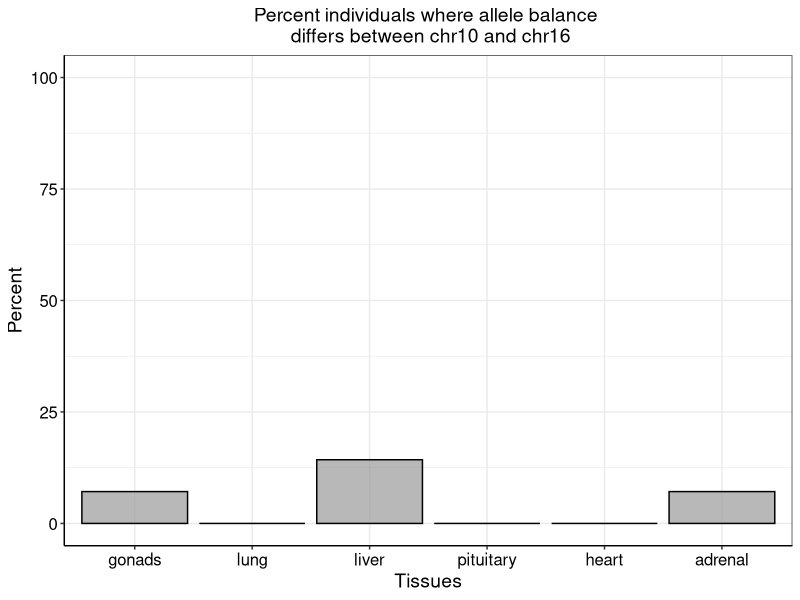

R code for this plot:
library(ggplot2)

data = data.frame(tissues=c('gonads', 'lung', 'liver', 'pituitary', 'heart', 'adrenal'), perc=c((1/14)*100, 0, (2/14)*100, 0, 0, (1/14)*100))

data$tissues = as.character(data$tissues)
data$tissues = factor(data$tissues, levels = unique(data$tissues))

png("c://Users/tuyen/Documents/postdoc_asu/projects/Cayo_x_inactivation/compare_distribution_btw_2_chr/chr10_chr16/plots/perc_individuals_allele_balance_differs_AvsA.png", width = 6, height = 4, units = "in", res = 300)
ggplot(data, aes(x=tissues, y=perc)) + 
  geom_bar(stat = "identity", position=position_dodge(), colour="black", fill=alpha("grey60", 0.7)) +
  theme_bw() +
  theme(axis.text.x = element_text(size=12, colour="black"), axis.text.y = element_text(size=12, colour = "black"), axis.title = element_text(size=14), axis.line=element_line(colour = "black"),plot.title = element_text(hjust = 0.5, size=14), legend.title = element_blank()) + 
  ylim(0,100) +
  labs(x="Tissues", y="Percent", title="Percent individuals where allele balance \n differs between chr10 and chr16")
dev.off()